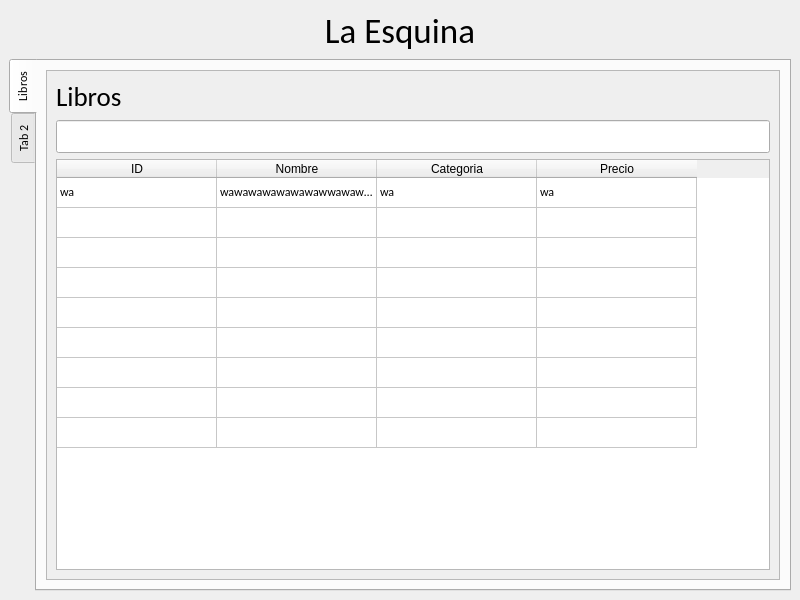
<?xml version="1.0" encoding="UTF-8"?>
<ui version="4.0">
 <class>MainWindow</class>
 <widget class="QMainWindow" name="MainWindow">
  <property name="geometry">
   <rect>
    <x>0</x>
    <y>0</y>
    <width>800</width>
    <height>600</height>
   </rect>
  </property>
  <property name="font">
   <font>
    <family>Calibri</family>
   </font>
  </property>
  <property name="windowTitle">
   <string>MainWindow</string>
  </property>
  <widget class="QWidget" name="centralwidget">
   <layout class="QVBoxLayout" name="verticalLayout">
    <item>
     <widget class="QLabel" name="title">
      <property name="font">
       <font>
        <family>Calibri</family>
        <pointsize>26</pointsize>
       </font>
      </property>
      <property name="text">
       <string>La Esquina</string>
      </property>
      <property name="alignment">
       <set>Qt::AlignmentFlag::AlignCenter</set>
      </property>
     </widget>
    </item>
    <item>
     <widget class="QTabWidget" name="tabWidget">
      <property name="tabPosition">
       <enum>QTabWidget::TabPosition::West</enum>
      </property>
      <property name="currentIndex">
       <number>0</number>
      </property>
      <widget class="QWidget" name="books">
       <attribute name="title">
        <string>Libros</string>
       </attribute>
       <layout class="QVBoxLayout" name="verticalLayout_2">
        <item>
         <widget class="QScrollArea" name="scrollArea">
          <property name="widgetResizable">
           <bool>true</bool>
          </property>
          <widget class="QWidget" name="contents">
           <layout class="QVBoxLayout" name="verticalLayout_3">
            <item>
             <widget class="QLabel" name="booksTitle">
              <property name="font">
               <font>
                <family>Calibri</family>
                <pointsize>20</pointsize>
               </font>
              </property>
              <property name="text">
               <string>Libros</string>
              </property>
             </widget>
            </item>
            <item>
             <widget class="QLineEdit" name="lineEdit">
              <property name="font">
               <font>
                <family>Calibri</family>
                <pointsize>14</pointsize>
               </font>
              </property>
              <property name="text">
               <string/>
              </property>
              <property name="placeholderText">
               <string/>
              </property>
             </widget>
            </item>
            <item>
             <widget class="QTableWidget" name="tableWidget">
              <property name="sizePolicy">
               <sizepolicy hsizetype="MinimumExpanding" vsizetype="Expanding">
                <horstretch>0</horstretch>
                <verstretch>0</verstretch>
               </sizepolicy>
              </property>
              <property name="sizeAdjustPolicy">
               <enum>QAbstractScrollArea::SizeAdjustPolicy::AdjustToContents</enum>
              </property>
              <property name="sortingEnabled">
               <bool>true</bool>
              </property>
              <attribute name="horizontalHeaderCascadingSectionResizes">
               <bool>false</bool>
              </attribute>
              <attribute name="horizontalHeaderMinimumSectionSize">
               <number>75</number>
              </attribute>
              <attribute name="horizontalHeaderDefaultSectionSize">
               <number>160</number>
              </attribute>
              <attribute name="horizontalHeaderHighlightSections">
               <bool>true</bool>
              </attribute>
              <attribute name="horizontalHeaderShowSortIndicator" stdset="0">
               <bool>true</bool>
              </attribute>
              <attribute name="horizontalHeaderStretchLastSection">
               <bool>false</bool>
              </attribute>
              <attribute name="verticalHeaderVisible">
               <bool>false</bool>
              </attribute>
              <attribute name="verticalHeaderCascadingSectionResizes">
               <bool>false</bool>
              </attribute>
              <row>
               <property name="text">
                <string>wa</string>
               </property>
              </row>
              <row>
               <property name="text">
                <string>New Row</string>
               </property>
              </row>
              <row>
               <property name="text">
                <string>New Row</string>
               </property>
              </row>
              <row>
               <property name="text">
                <string>New Row</string>
               </property>
              </row>
              <row>
               <property name="text">
                <string>New Row</string>
               </property>
              </row>
              <row>
               <property name="text">
                <string>New Row</string>
               </property>
              </row>
              <row>
               <property name="text">
                <string>New Row</string>
               </property>
              </row>
              <row>
               <property name="text">
                <string>New Row</string>
               </property>
              </row>
              <row>
               <property name="text">
                <string>New Row</string>
               </property>
              </row>
              <column>
               <property name="text">
                <string>ID</string>
               </property>
              </column>
              <column>
               <property name="text">
                <string>Nombre</string>
               </property>
              </column>
              <column>
               <property name="text">
                <string>Categoria</string>
               </property>
              </column>
              <column>
               <property name="text">
                <string>Precio</string>
               </property>
              </column>
              <item row="0" column="0">
               <property name="text">
                <string>wa</string>
               </property>
              </item>
              <item row="0" column="1">
               <property name="text">
                <string>wawawawawawawawwawawawawawa</string>
               </property>
              </item>
              <item row="0" column="2">
               <property name="text">
                <string>wa</string>
               </property>
              </item>
              <item row="0" column="3">
               <property name="text">
                <string>wa</string>
               </property>
              </item>
             </widget>
            </item>
           </layout>
          </widget>
         </widget>
        </item>
       </layout>
      </widget>
      <widget class="QWidget" name="tab_2">
       <attribute name="title">
        <string>Tab 2</string>
       </attribute>
      </widget>
     </widget>
    </item>
   </layout>
  </widget>
 </widget>
 <resources/>
 <connections/>
</ui>
